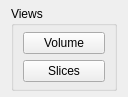
<?xml version="1.0" encoding="UTF-8"?>
<ui version="4.0">
 <class>Tools_ViewsWidget</class>
 <widget class="QWidget" name="Tools_ViewsWidget">
  <property name="geometry">
   <rect>
    <x>0</x>
    <y>0</y>
    <width>128</width>
    <height>96</height>
   </rect>
  </property>
  <property name="sizePolicy">
   <sizepolicy hsizetype="Minimum" vsizetype="Minimum">
    <horstretch>0</horstretch>
    <verstretch>0</verstretch>
   </sizepolicy>
  </property>
  <property name="windowTitle">
   <string>Form</string>
  </property>
  <layout class="QVBoxLayout" name="verticalLayout">
   <property name="topMargin">
    <number>6</number>
   </property>
   <property name="bottomMargin">
    <number>6</number>
   </property>
   <item>
    <widget class="QGroupBox" name="groupBox">
     <property name="sizePolicy">
      <sizepolicy hsizetype="Minimum" vsizetype="Minimum">
       <horstretch>0</horstretch>
       <verstretch>0</verstretch>
      </sizepolicy>
     </property>
     <property name="title">
      <string>Views</string>
     </property>
     <layout class="QVBoxLayout" name="verticalLayout_2">
      <property name="topMargin">
       <number>6</number>
      </property>
      <property name="bottomMargin">
       <number>6</number>
      </property>
      <item>
       <widget class="QPushButton" name="volumeViewBtn">
        <property name="text">
         <string>Volume</string>
        </property>
       </widget>
      </item>
      <item>
       <widget class="QPushButton" name="slicesViewBtn">
        <property name="text">
         <string>Slices</string>
        </property>
       </widget>
      </item>
     </layout>
    </widget>
   </item>
  </layout>
 </widget>
 <resources/>
 <connections/>
</ui>
